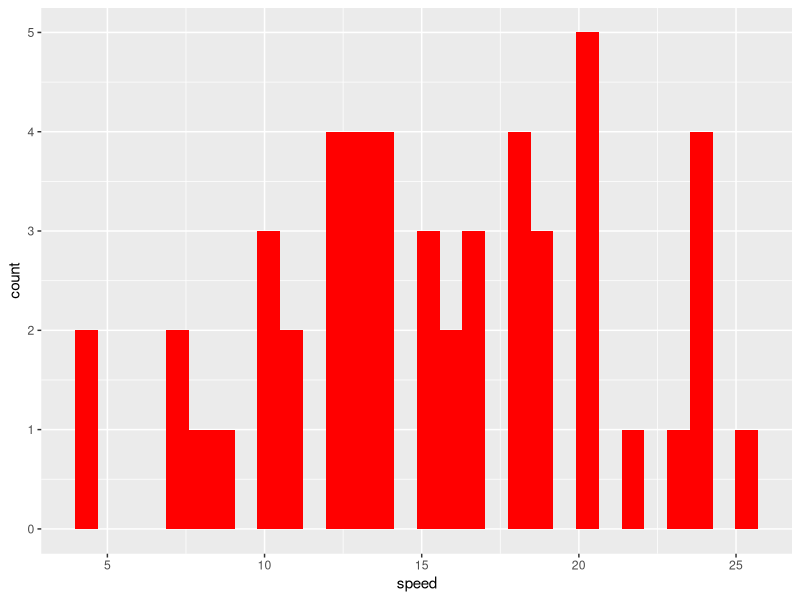
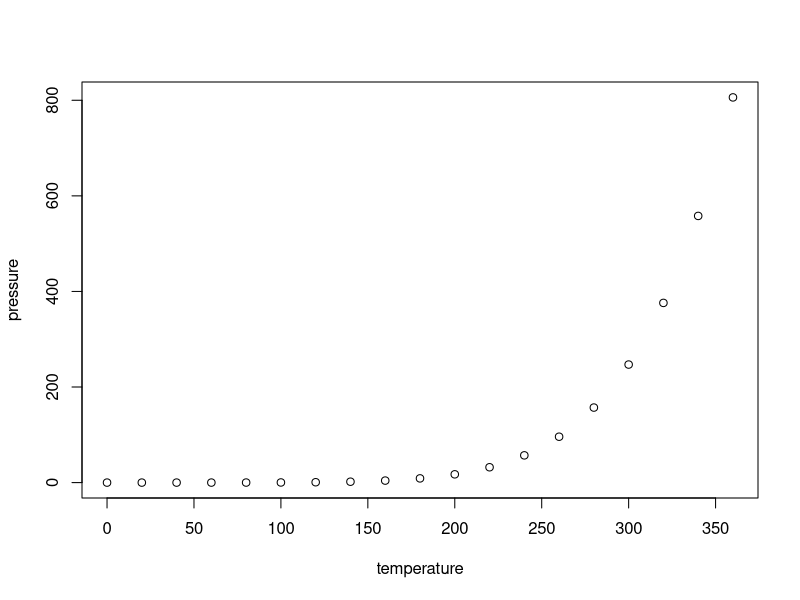

Recreate these plots in R, in order.
## ---- chunk 1
knitr::opts_chunk$set(echo = TRUE)
library(ggplot2)
## ---- chunk 2
summary(cars)
ggplot(cars,aes(speed))+geom_histogram(fill="red")
## ---- chunk 3
plot(pressure)
